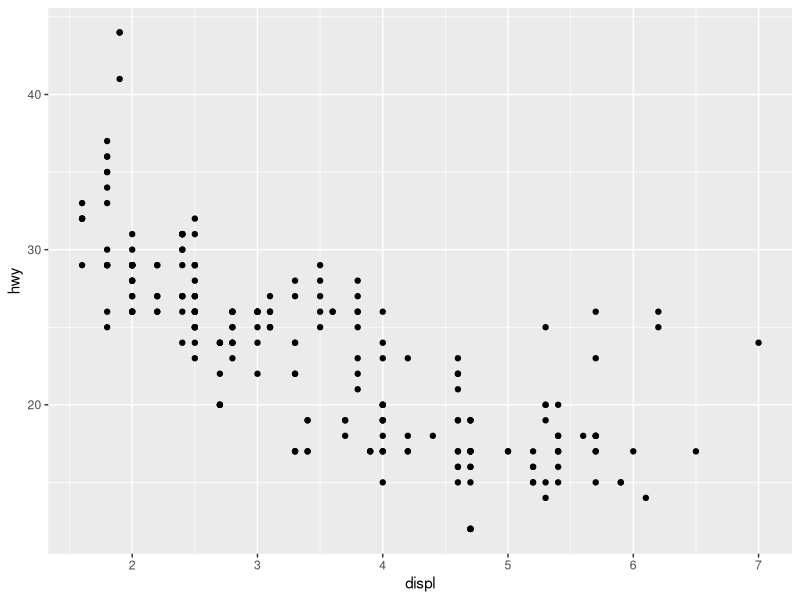
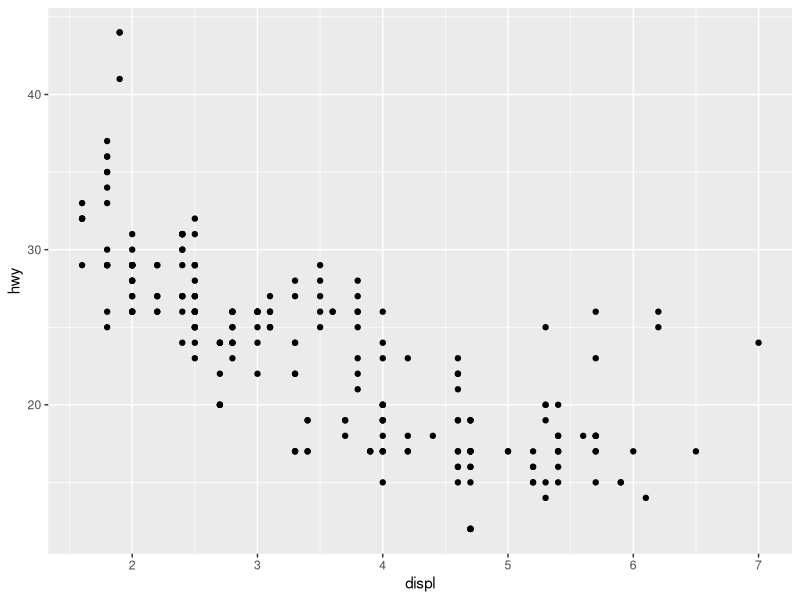
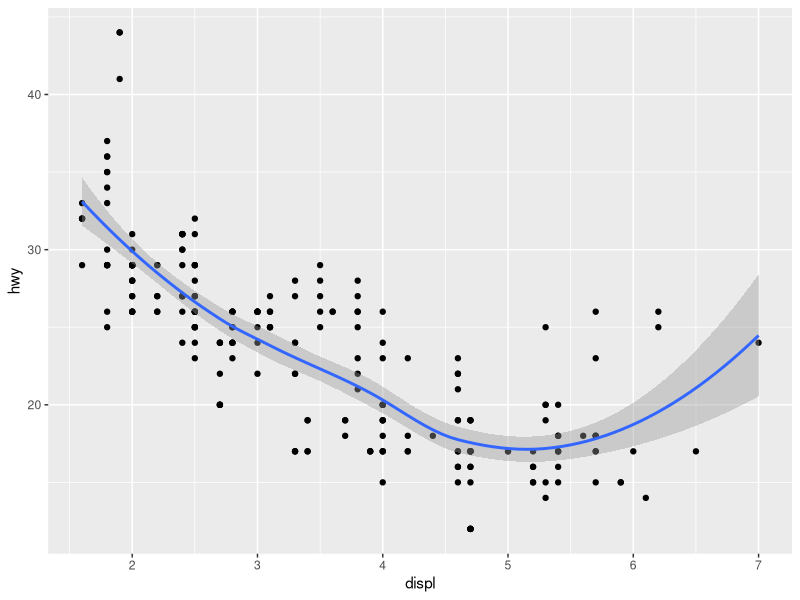
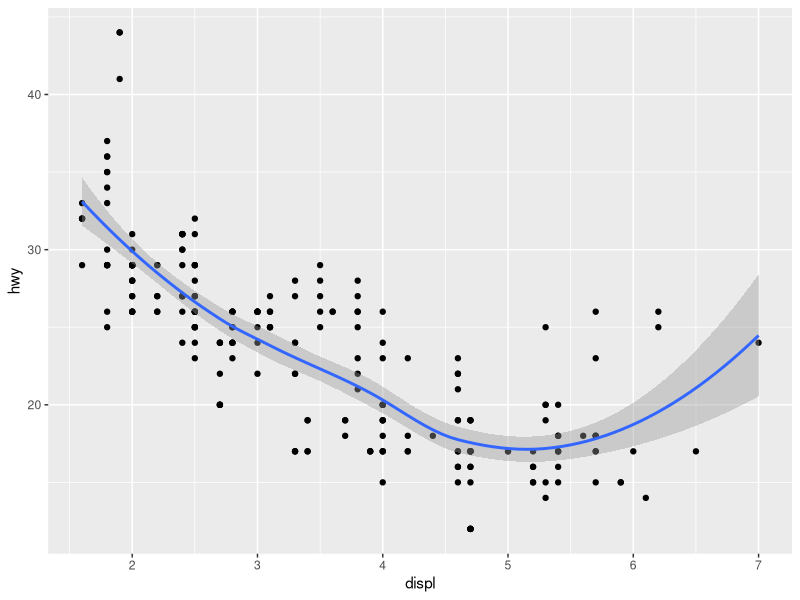
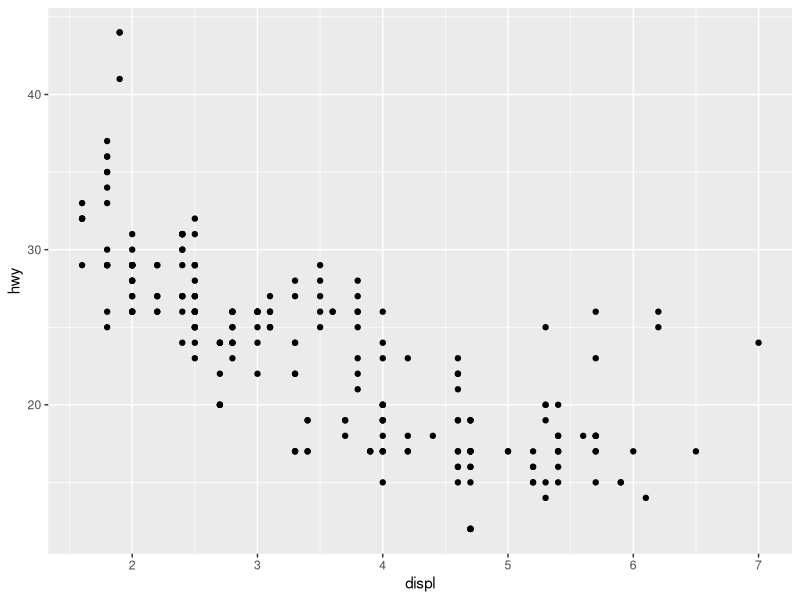
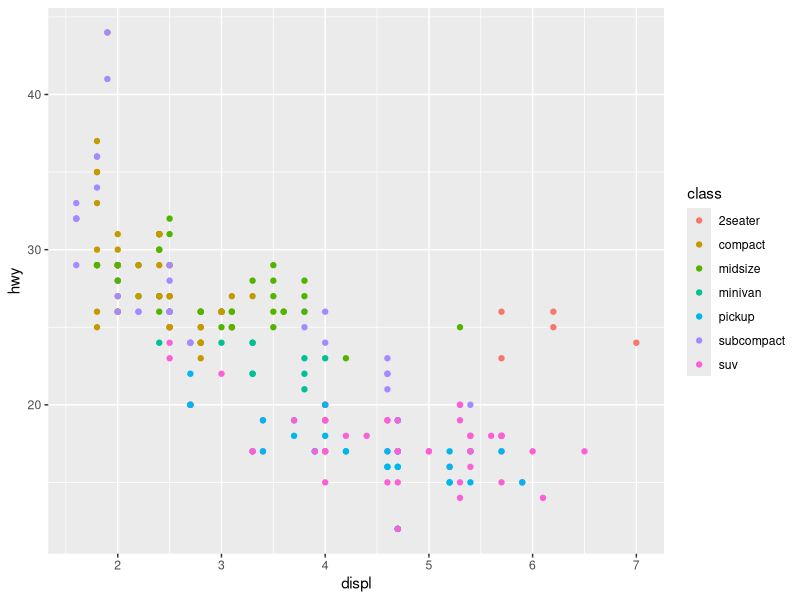
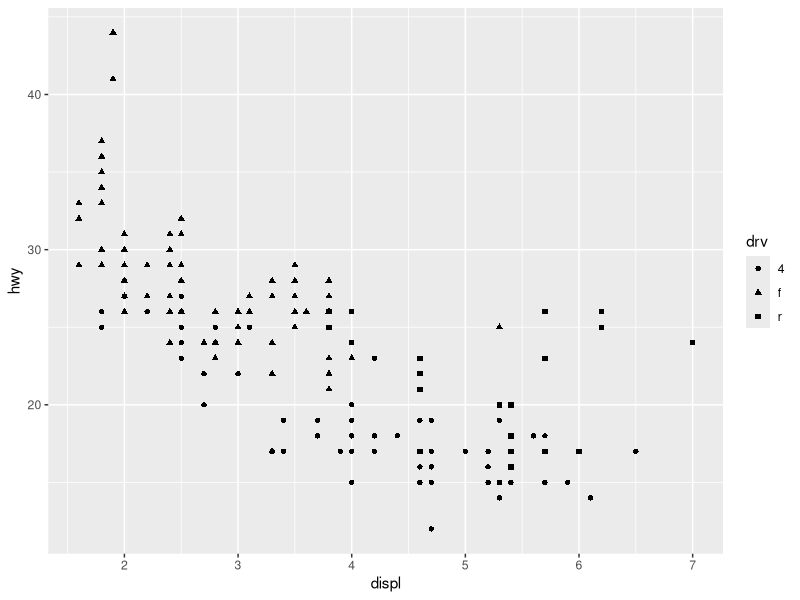
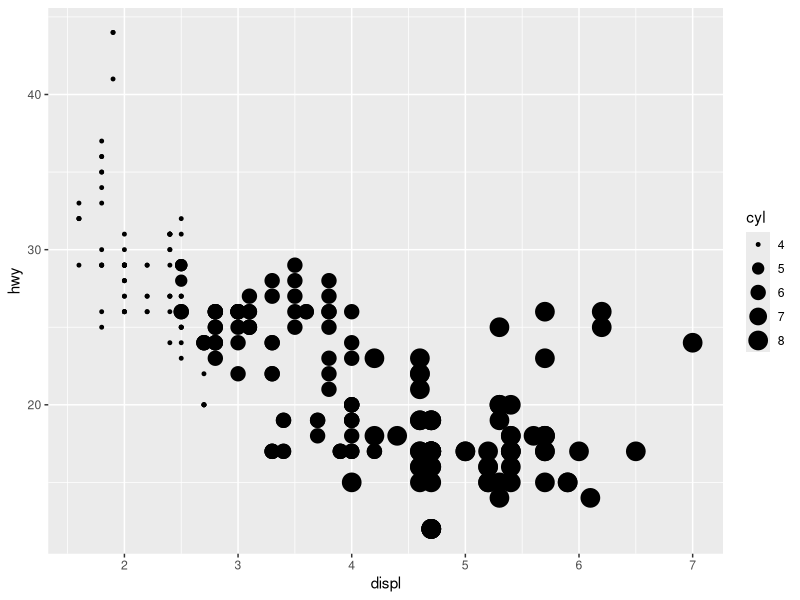

Write the R code that produced these figures, in order.
library(ggplot2)

mpg

ggplot() +
  geom_point(data = mpg,
             mapping = aes(x = displ, y = hwy))

p <- ggplot() +
  geom_point(data = mpg,
             mapping = aes(x = displ, y = hwy))
p

p + geom_smooth(data = mpg,
                mapping = aes(x = displ, y = hwy))

ggplot(data = mpg,
       mapping = aes(x = displ, y = hwy)) +
  geom_point() +
  geom_smooth()

ggplot(mpg, aes(displ, hwy)) +
  geom_point()

ggplot(mpg, aes(x = displ, y = hwy, color = class)) +
  geom_point()

ggplot(mpg, aes(x = displ, y = hwy, shape = drv)) +
  geom_point()

ggplot(mpg, aes(x = displ, y = hwy, size = cyl)) +
  geom_point()

ggplot(mpg, aes(x = displ, y = hwy, color = class, shape = drv, size = cyl)) +
  geom_point()

p <- ggplot(mpg, aes(x = displ, y = hwy)) +
  geom_point() +
  facet_wrap(~ drv)
p

p + geom_smooth(method = "lm", se = FALSE)
